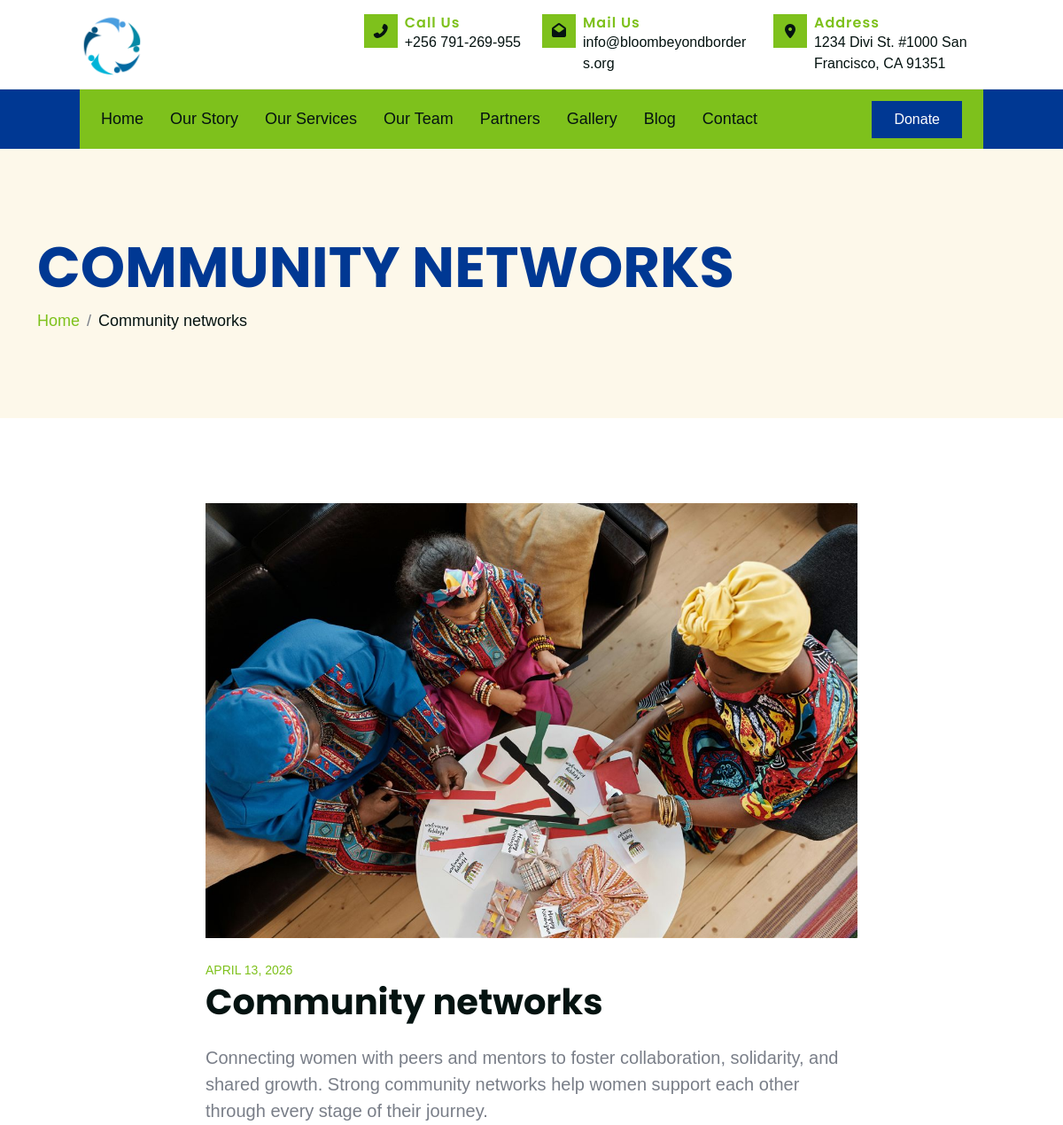
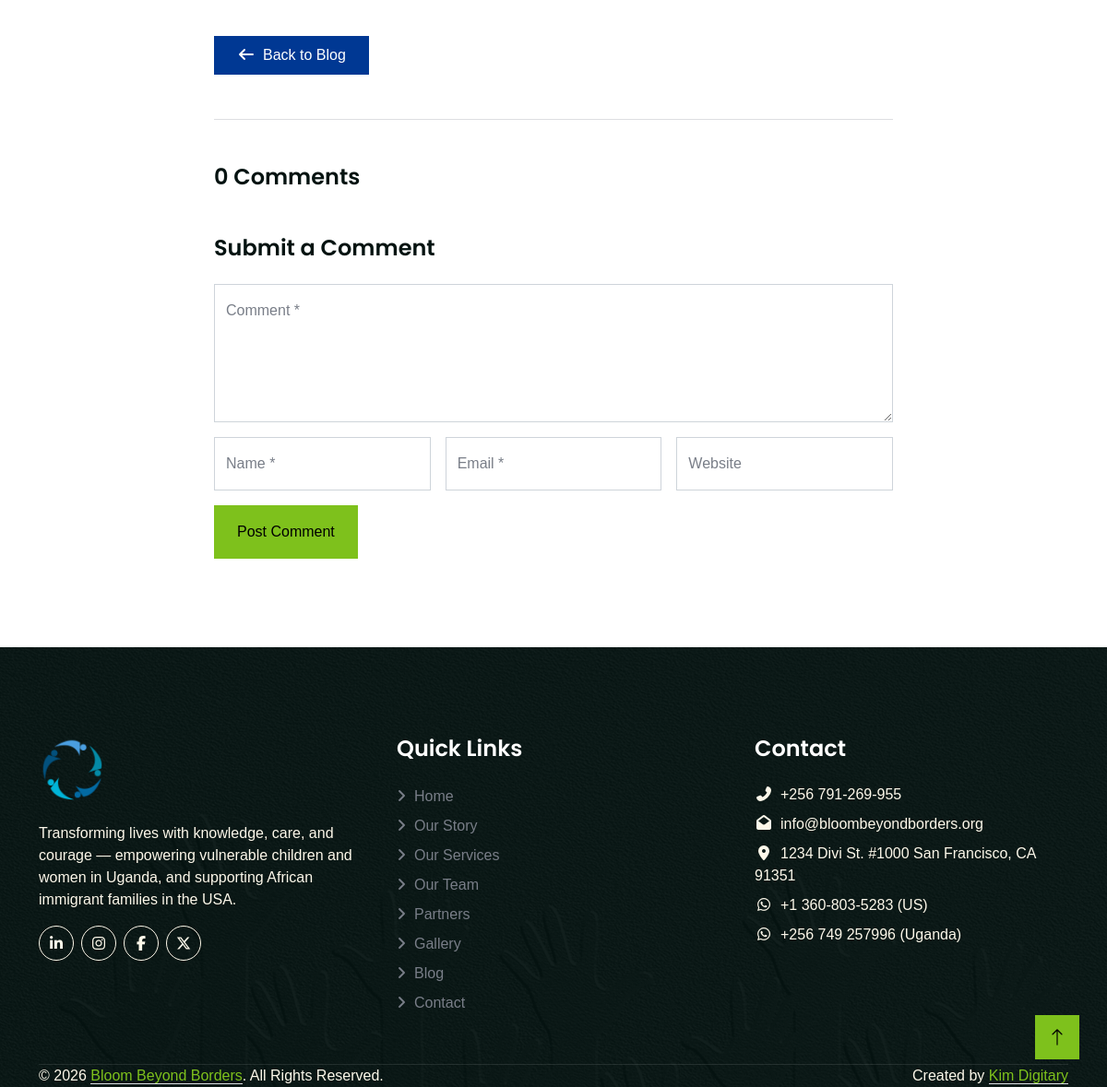
Page /blog/community-networks on the committed database (2 pictures, top to bottom).
### tables this page shows
CREATE TABLE IF NOT EXISTS blog_posts (
    id INT UNSIGNED AUTO_INCREMENT PRIMARY KEY,
    title VARCHAR(200) NOT NULL,
    slug VARCHAR(220) NOT NULL,
    body LONGTEXT NOT NULL,
    featured_image_path VARCHAR(255) NULL,
    status ENUM('draft', 'published') NOT NULL DEFAULT 'draft',
    published_at DATETIME NULL,
    created_at DATETIME NOT NULL DEFAULT CURRENT_TIMESTAMP,
    updated_at DATETIME NOT NULL DEFAULT CURRENT_TIMESTAMP ON UPDATE CURRENT_TIMESTAMP,
    UNIQUE KEY uq_blog_posts_slug (slug),
    KEY idx_blog_posts_status_published_at (status, published_at)
);

### app/Core/Controller.php (called while the page is built, shortened)
<?php
abstract class Controller
{
    protected function view(string $view, array $data = []): void
    {
        $viewsDir = dirname(__DIR__) . '/Views';
        $viewPath = $viewsDir . '/' . $view . '.php';
        extract($data);
        require $viewsDir . '/partials/header.php';
        require $viewPath;
        require $viewsDir . '/partials/footer.php';
    }
}

### app/Controllers/BlogController.php (called while the page is built, shortened)
<?php
class BlogController extends Controller
{
    public function show(string $slug): void
    {
        $post = (new BlogPost())->findPublishedBySlug($slug);
        $errors = $_SESSION['comment_errors'] ?? [];
        $old = $_SESSION['comment_old'] ?? [];
        $success = $_SESSION['comment_success'] ?? false;
        $this->view('blog/show', [
            'title' => $post['title'] . ' - Bloom Beyond Borders',
            'pageTitle' => $post['title'],
            'description' => $this->excerpt((string) $post['body']),
            'ogImage' => !empty($post['featured_image_path']) ? '/' . ltrim((string) $post['featured_image_path'], '/') : null,
            'post' => $post,
            'comments' => (new BlogComment())->approvedForPost((int) $post['id']),
            'errors' => $errors,
            'old' => $old,
            'success' => $success,
            'csrfToken' => Csrf::token(),
        ]);
    }
    private function excerpt(string $body, int $maxLength = 160): string
    {
        $plain = trim(preg_replace('/\s+/', ' ', $body));
        $truncated = substr($plain, 0, $maxLength);
        $lastSpace = strrpos($truncated, ' ');
        return ($lastSpace !== false ? substr($truncated, 0, $lastSpace) : $truncated) . '...';
    }
}

### public/index.php (called while the page is built, shortened)
<?php
$router = new Router();
$router->get('/', [HomeController::class, 'index']);
$router->get('/our-story', [StoryController::class, 'index']);
$router->get('/our-services', [ServicesController::class, 'index']);
$router->get('/our-team', [TeamController::class, 'index']);
$router->get('/partners', [PartnersController::class, 'index']);
$router->get('/gallery', [GalleryController::class, 'index']);
$router->get('/blog', [BlogController::class, 'index']);
$router->get('/blog/{slug}', [BlogController::class, 'show']);
$router->post('/blog/{slug}/comments', [BlogController::class, 'submitComment']);
$router->get('/contact', [ContactController::class, 'index']);
$router->post('/contact', [ContactController::class, 'submit']);
$router->get('/donate', [DonationController::class, 'index']);
$router->post('/donate/checkout', [DonationController::class, 'checkout']);
$router->get('/donate/thank-you', [DonationController::class, 'thankYou']);
$router->get('/donate/{slug}', [DonationController::class, 'show']);
$router->post('/stripe/webhook', [StripeWebhookController::class, 'handle']);
$router->get('/sitemap.xml', [SitemapController::class, 'index']);
$router->get('/admin/login', [AdminAuthController::class, 'showLogin']);
$router->post('/admin/login', [AdminAuthController::class, 'login']);
$router->post('/admin/logout', [AdminAuthController::class, 'logout']);
$router->get('/admin/forgot-password', [AdminAuthController::class, 'showForgotPassword']);
$router->post('/admin/forgot-password', [AdminAuthController::class, 'forgotPassword']);
$router->get('/admin/set-password/{token}', [AdminAuthController::class, 'showSetPassword']);
$router->post('/admin/set-password/{token}', [AdminAuthController::class, 'setPassword']);
$router->get('/admin', [AdminDashboardController::class, 'index']);
$router->get('/admin/settings', [AdminSettingsController::class, 'index']);
$router->post('/admin/settings', [AdminSettingsController::class, 'update']);
$router->get('/admin/team', [AdminTeamController::class, 'index']);
$router->get('/admin/team/create', [AdminTeamController::class, 'create']);
$router->post('/admin/team', [AdminTeamController::class, 'store']);
$router->get('/admin/team/{id}/edit', [AdminTeamController::class, 'edit']);
$router->post('/admin/team/{id}', [AdminTeamController::class, 'update']);
$router->post('/admin/team/{id}/delete', [AdminTeamController::class, 'destroy']);
$router->get('/admin/partners', [AdminPartnersController::class, 'index']);
$router->get('/admin/partners/create', [AdminPartnersController::class, 'create']);
$router->post('/admin/partners', [AdminPartnersController::class, 'store']);
$router->get('/admin/partners/{id}/edit', [AdminPartnersController::class, 'edit']);
$router->post('/admin/partners/{id}', [AdminPartnersController::class, 'update']);
$router->post('/admin/partners/{id}/delete', [AdminPartnersController::class, 'destroy']);
$router->get('/admin/gallery', [AdminGalleryController::class, 'index']);
$router->get('/admin/gallery/create', [AdminGalleryController::class, 'createAlbum']);
$router->post('/admin/gallery', [AdminGalleryController::class, 'storeAlbum']);
$router->get('/admin/gallery/{id}/edit', [AdminGalleryController::class, 'editAlbum']);
$router->post('/admin/gallery/{id}', [AdminGalleryController::class, 'updateAlbum']);
$router->post('/admin/gallery/{id}/delete', [AdminGalleryController::class, 'destroyAlbum']);
$router->get('/admin/gallery/{id}', [AdminGalleryController::class, 'showAlbum']);
$router->post('/admin/gallery/{albumId}/images', [AdminGalleryController::class, 'storeImage']);
$router->get('/admin/gallery/{albumId}/images/{imageId}/edit', [AdminGalleryController::class, 'editImage']);
$router->post('/admin/gallery/{albumId}/images/{imageId}', [AdminGalleryController::class, 'updateImage']);
$router->post('/admin/gallery/{albumId}/images/{imageId}/delete', [AdminGalleryController::class, 'destroyImage']);
$router->get('/admin/blog', [AdminBlogController::class, 'index']);
$router->get('/admin/blog/create', [AdminBlogController::class, 'create']);
$router->post('/admin/blog', [AdminBlogController::class, 'store']);
$router->get('/admin/blog/{id}/edit', [AdminBlogController::class, 'edit']);
$router->post('/admin/blog/{id}', [AdminBlogController::class, 'update']);
$router->post('/admin/blog/{id}/delete', [AdminBlogController::class, 'destroy']);
$router->get('/admin/comments', [AdminCommentsController::class, 'index']);
$router->post('/admin/comments/{id}/approve', [AdminCommentsController::class, 'approve']);
$router->post('/admin/comments/{id}/delete', [AdminCommentsController::class, 'destroy']);
$router->get('/admin/contact', [AdminContactController::class, 'index']);
$router->post('/admin/contact/{id}/delete', [AdminContactController::class, 'destroy']);
$router->get('/admin/story', [AdminStoryController::class, 'index']);
$router->get('/admin/story/stats/create', [AdminStoryController::class, 'createStat']);
$router->post('/admin/story/stats', [AdminStoryController::class, 'storeStat']);
$router->get('/admin/story/stats/{id}/edit', [AdminStoryController::class, 'editStat']);
$router->post('/admin/story/stats/{id}', [AdminStoryController::class, 'updateStat']);
$router->post('/admin/story/stats/{id}/delete', [AdminStoryController::class, 'destroyStat']);
$router->get('/admin/story/finance/create', [AdminStoryController::class, 'createFinance']);
$router->post('/admin/story/finance', [AdminStoryController::class, 'storeFinance']);
$router->get('/admin/story/finance/{id}/edit', [AdminStoryController::class, 'editFinance']);
$router->post('/admin/story/finance/{id}', [AdminStoryController::class, 'updateFinance']);
$router->post('/admin/story/finance/{id}/delete', [AdminStoryController::class, 'destroyFinance']);
$router->post('/admin/story/letter', [AdminStoryController::class, 'updateLetter']);
$router->get('/admin/donations', [AdminDonationsController::class, 'index']);
$router->get('/admin/donation-schemes', [AdminDonationSchemesController::class, 'index']);
$router->get('/admin/donation-schemes/create', [AdminDonationSchemesController::class, 'create']);
$router->post('/admin/donation-schemes', [AdminDonationSchemesController::class, 'store']);
$router->get('/admin/donation-schemes/{id}/edit', [AdminDonationSchemesController::class, 'edit']);
$router->post('/admin/donation-schemes/{id}', [AdminDonationSchemesController::class, 'update']);
$router->post('/admin/donation-schemes/{id}/delete', [AdminDonationSchemesController::class, 'destroy']);
$router->get('/admin/users', [AdminUsersController::class, 'index']);
$router->get('/admin/users/create', [AdminUsersController::class, 'create']);
$router->post('/admin/users', [AdminUsersController::class, 'store']);
$router->get('/admin/users/{id}/edit', [AdminUsersController::class, 'edit']);
$router->post('/admin/users/{id}', [AdminUsersController::class, 'update']);
$router->post('/admin/users/{id}/delete', [AdminUsersController::class, 'destroy']);
$router->post('/admin/users/{id}/send-link', [AdminUsersController::class, 'sendLink']);
$router->get('/admin/roles', [AdminRolesController::class, 'index']);
$router->get('/admin/roles/create', [AdminRolesController::class, 'create']);
$router->post('/admin/roles', [AdminRolesController::class, 'store']);
$router->get('/admin/roles/{id}/edit', [AdminRolesController::class, 'edit']);
$router->post('/admin/roles/{id}', [AdminRolesController::class, 'update']);
$router->post('/admin/roles/{id}/delete', [AdminRolesController::class, 'destroy']);
$router->get('/admin/account', [AdminAccountController::class, 'index']);
$router->post('/admin/account', [AdminAccountController::class, 'update']);
$router->dispatch($_SERVER['REQUEST_METHOD'], $_SERVER['REQUEST_URI']);

### app/Core/Model.php (called while the page is built, shortened)
<?php
abstract class Model
{
    public function __construct()
    {
        $this->db = Database::connection();
    }
}

### app/Core/Database.php (called while the page is built, shortened)
<?php
class Database
{
    private static ?PDO $connection = null;
    public static function connection(): PDO
    {
        if (self::$connection === null) {
            $config = require dirname(__DIR__) . '/Config/db.php';
            $dsn = sprintf(
                'mysql:host=%s;port=%s;dbname=%s;charset=%s',
                $config['host'],
                $config['port'],
                $config['database'],
                $config['charset']
            );
            try {
                self::$connection = new PDO($dsn, $config['username'], $config['password'], [
                    PDO::ATTR_ERRMODE => PDO::ERRMODE_EXCEPTION,
                    PDO::ATTR_DEFAULT_FETCH_MODE => PDO::FETCH_ASSOC,
                    PDO::ATTR_EMULATE_PREPARES => false,
                ]);
            } catch (PDOException $e) {
                throw new PDOException('Database connection failed: ' . $e->getMessage(), (int) $e->getCode());
            }
        }
        return self::$connection;
    }
}

### app/Models/BlogPost.php (called while the page is built, shortened)
<?php
class BlogPost extends Model
{
    public function findPublishedBySlug(string $slug): ?array
    {
        $stmt = $this->db->prepare("SELECT * FROM blog_posts WHERE slug = ? AND status = 'published'");
        $stmt->execute([$slug]);
        $post = $stmt->fetch();
        return $post !== false ? $post : null;
    }
}

### app/Views/blog/show.php (the view, shortened to what this page needs)
<?php
require dirname(__DIR__) . '/partials/page-header.php';
?>
<div class="container-fluid py-5">
    <div class="container">
        <div class="row justify-content-center">
            <div class="col-lg-8">
                <?php if (!empty($post['featured_image_path'])): ?>
                    <img class="img-fluid w-100 mb-4" src="/<?= htmlspecialchars(ltrim($post['featured_image_path'], '/')) ?>" alt="<?= htmlspecialchars($post['title']) ?>">
                <?php endif; ?>
                <span class="text-primary small text-uppercase"><?= htmlspecialchars(date('F j, Y', strtotime((string) $post['published_at']))) ?></span>
                <h2 class="display-6 mb-4"><?= htmlspecialchars($post['title']) ?></h2>
                <p class="fs-5"><?= nl2br(htmlspecialchars((string) $post['body'])) ?></p>
                <a href="/blog" class="btn btn-secondary py-2 px-4 mt-4"><i class="fa fa-arrow-left me-2"></i>Back to Blog</a>
                <hr class="my-5">
                <div id="comments">
                    <h4 class="mb-4"><?= count($comments) ?> Comment<?= count($comments) === 1 ? '' : 's' ?></h4>
                    <h4 class="mt-5 mb-4">Submit a Comment</h4>
                    <form action="/blog/<?= htmlspecialchars($post['slug']) ?>/comments" method="post" novalidate>
                        <div class="row g-3">
                            <div class="col-12">
                                <div class="form-floating">
                                    <textarea class="form-control<?= isset($errors['body']) ? ' is-invalid' : '' ?>" placeholder="Comment" id="body" name="body" style="height: 150px"><?= htmlspecialchars($old['body'] ?? '') ?></textarea>
                                    <label for="body">Comment *</label>
                                </div>
                            </div>
                            <div class="col-md-4">
                                <div class="form-floating">
                                    <input type="text" class="form-control<?= isset($errors['name']) ? ' is-invalid' : '' ?>" id="name" name="name" placeholder="Name" value="<?= htmlspecialchars($old['name'] ?? '') ?>">
                                    <label for="name">Name *</label>
                                </div>
                            </div>
                            <div class="col-md-4">
                                <div class="form-floating">
                                    <input type="email" class="form-control<?= isset($errors['email']) ? ' is-invalid' : '' ?>" id="email" name="email" placeholder="Email" value="<?= htmlspecialchars($old['email'] ?? '') ?>">
                                    <label for="email">Email *</label>
                                </div>
                            </div>
                            <div class="col-md-4">
                                <div class="form-floating">
                                    <input type="url" class="form-control" id="website" name="website" placeholder="Website" value="<?= htmlspecialchars($old['website'] ?? '') ?>">
                                    <label for="website">Website</label>
                                </div>
                            </div>
                            <div class="col-12">
                                <button class="btn btn-primary py-3 px-4" type="submit">Post Comment</button>
                            </div>
                        </div>
                    </form>
                </div>
            </div>
        </div>
    </div>
</div>

### app/Core/Router.php (shortened to what this page needs)
<?php
class Router
{
    private array $routes = [];
    private function add(string $method, string $path, array $handler): void
    {
        $this->routes[] = [
            'method' => $method,
            'pattern' => $this->toPattern($path),
            'handler' => $handler,
        ];
    }
    private function toPattern(string $path): string
    {
        $pattern = preg_replace('#\{[a-zA-Z_][a-zA-Z0-9_]*\}#', '([^/]+)', $path);
        return '#^' . $pattern . '$#';
    }
    public function dispatch(string $method, string $uri): void
    {
        $path = parse_url($uri, PHP_URL_PATH) ?: '/';
        $path = rtrim($path, '/');
        foreach ($this->routes as $route) {
            if (preg_match($route['pattern'], $path, $matches)) {
                array_shift($matches);
                [$controllerClass, $action] = $route['handler'];
                $controller = new $controllerClass();
                $controller->$action(...$matches);
                return;
            }
        }
    }
}

### public/css/style.css (style rules this page uses)
:root { --bs-primary: #7ec11c; --bs-secondary: #003893; --bs-tertiary: #797E88; }
h1, .h1, h2, .h2, h3, .h3, h4, .h4, h5, .h5, h6, .h6 { font-family: "Poppins", sans-serif; }
.btn { transition: .5s; }

### rows in the picture
blog_posts: featured_image_path (picture), published_at "APRIL 13, 2026", title "Community networks", body "Connecting women with peers and mentors to foster collaboration, solidarity, and shared growth. Strong community networks help women support each other through every stage of their journey."

### other values in the picture
$settings['contact_phone'] "+256 791-269-955"
$settings['contact_email'] "info@bloombeyondborders.org"
$settings['contact_address'] "1234 Divi St. #1000 San Francisco, CA 91351"
$label "Home"
$label "Our Story"
$label "Our Services"
$label "Our Team"
$label "Partners"
$label "Gallery"
$label "Blog"
$label "Contact"
$settings['whatsapp_us'] "+1 360-803-5283"
$settings['whatsapp_ug'] "+256 749 257996"
